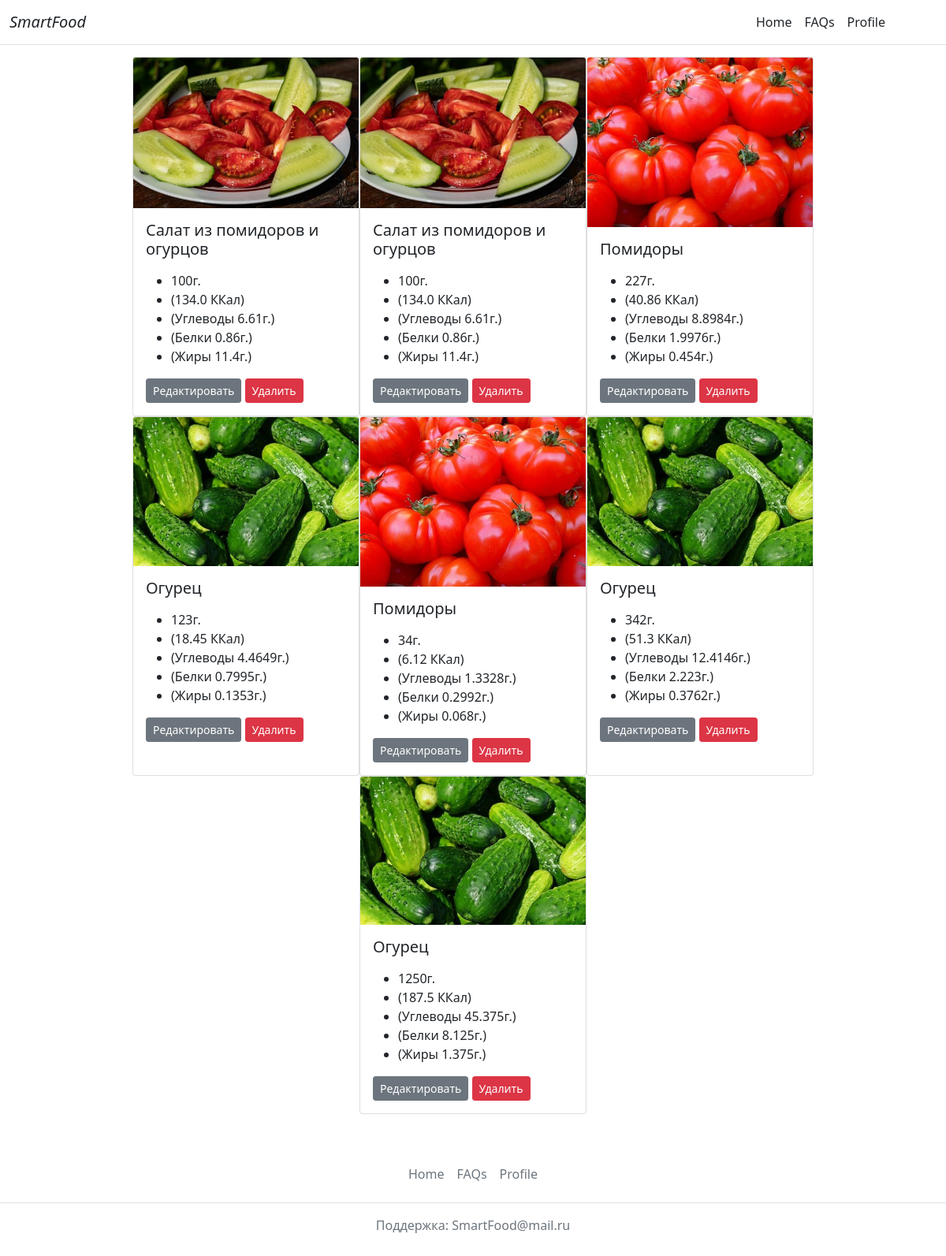
The app's page /smartfood/u/ (signed in), older data.
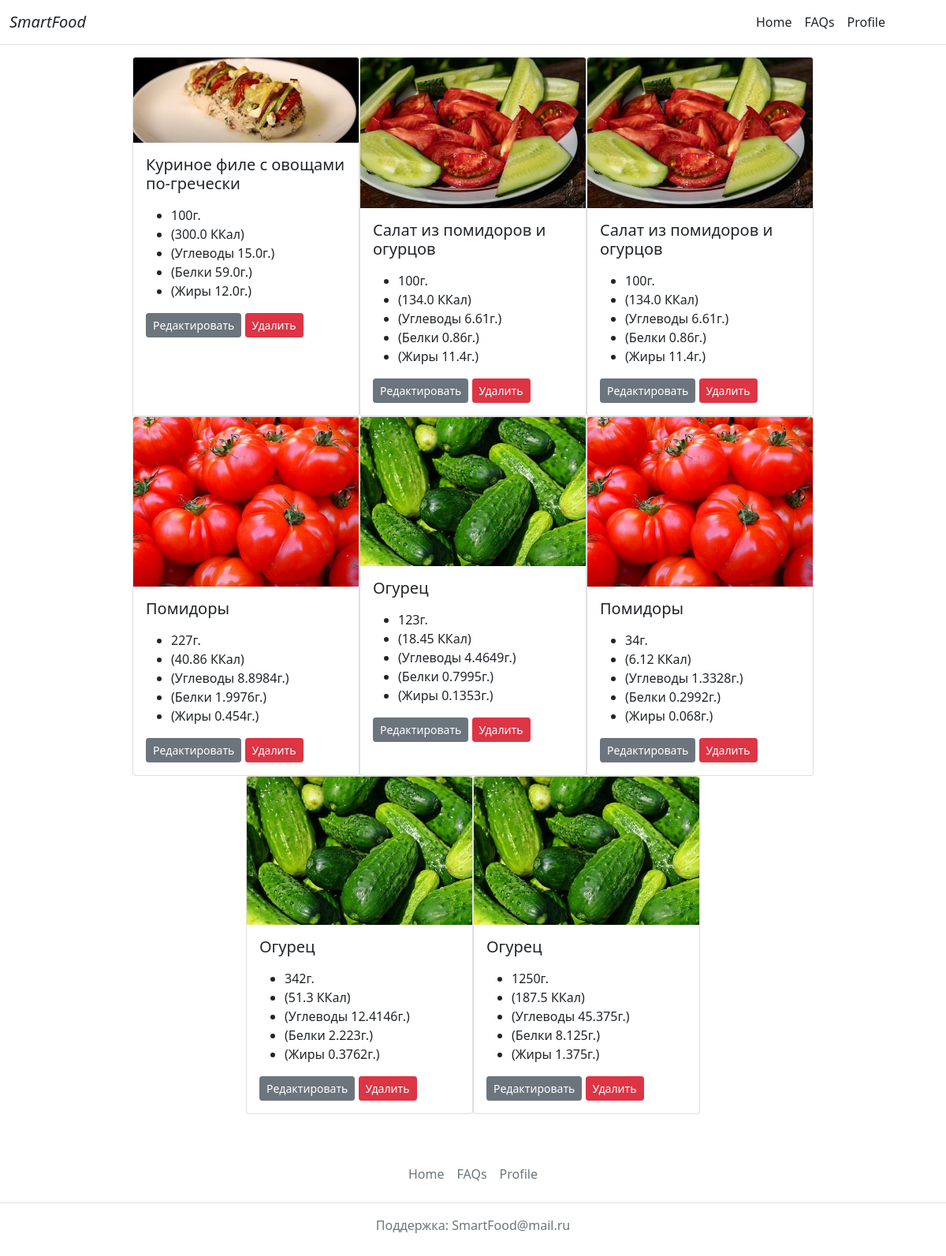
The same page, newer data.
### siteapp/models.py (models this page shows, shortened)
class FoodInfo(models.Model):
    owner = models.ForeignKey(User, on_delete=models.CASCADE, verbose_name="Пользователь")
    food = models.ForeignKey(FoodItem, on_delete=models.CASCADE, verbose_name="Еда")
    date = models.DateTimeField("Дата", default=timezone.now)
    weight = models.PositiveIntegerField("Вес (г)", default=100)
    class Meta:
        verbose_name = "Персональная информация о еде"
        verbose_name_plural = "Персональная информация о еде"
    def __str__(self):
        return str(self.owner.username + ": " + self.food.name)

class FoodItem(models.Model):
    name = models.CharField("Название", max_length=150)
    visionname = models.CharField("Обозначение в CustomVision", max_length=150, blank=True)
    isDish = models.BooleanField("Блюдо?", default=False)
    ingredients = models.ManyToManyField('self', blank=True, verbose_name="Ингредиенты")
    img = models.ImageField("Изображение", upload_to = "img/food")
    url = models.SlugField(max_length=160, unique=True)
    category = models.ForeignKey(
        FoodCategory, verbose_name="Категория", on_delete=models.SET_NULL, null=True
    )
    calories = models.PositiveIntegerField("Калории", default=10)
    fats = models.FloatField("Жиры (г)", default=0)
    carbohydrates = models.FloatField("Углеводы (г)", default=0)
    proteins = models.FloatField("Белки (г)", default=0)
    class Meta:
        verbose_name = "Еда"
        verbose_name_plural = "Список еды"
        ordering = ["name"]

### siteapp/views.py (the view)
# urls.py: path('u/', views.UserInfoView.as_view(), name='info'),
class UserInfoView(View):
    def get(self, request):
        model = FoodInfo.objects.filter(owner=request.user)
        print(model)
        information = sorted(model, key=lambda instance: instance.date, reverse=True)
        count_values = {
            'nProteins':0,
            'nFats':0,
            'nCarbohydrates':0,
        }
        for item in information:
            print(item)
            item.food.calories *= item.weight / 100
            item.food.fats *= item.weight / 100
            item.food.carbohydrates *= item.weight / 100
            item.food.proteins *= item.weight / 100
            count_values['nProteins'] += item.food.proteins
            count_values['nFats'] += item.food.fats
            count_values['nCarbohydrates'] += item.food.carbohydrates
        return render(request, 'info.html', context={'information': information, 'count_values':count_values})

### siteapp/templates/info.html (shortened to what this page needs)
{% extends  'base.html' %}
{% load static %}
{% block body %}
  <div class="container d-flex p-2 bd-highlight flex-wrap justify-content-center col py-3 px-lg-5">
  {% for data in information %}
  <div class="fooditem infooditem card" style="width: 18rem;">
    <img class="card-img-top img" src="{{data.food.img.url}}" alt={{data.food.name}}>
    <div class="card-body">
      <h5 class="card-title">{{data.food.name}}</h5>
      <p class="card-text">
        <ul>
          <li>{{data.weight}}г.</li>
          <li>({{data.food.calories }} ККал)</li>
          <li>(Углеводы {{ data.food.carbohydrates }}г.)</li>
          <li>(Белки {{data.food.proteins}}г.)</li>
          <li>(Жиры {{data.food.fats}}г.)</li>
      </ul>
      </p>
      <a href="#" class="btn btn-secondary  btn-sm">Редактировать</a>
      <a href="#" class="btn btn-danger  btn-sm">Удалить</a>
    </div>
  </div>
  {% endfor %}
</div>
{% endblock %}

Row changes from the older to the newer data that the page shows:
added FoodInfo: food.img (picture), food.name "Куриное филе с овощами по-гречески", weight "100", food.calories "300.0", food.carbohydrates "15.0", food.proteins "59.0", food.fats "12.0"
